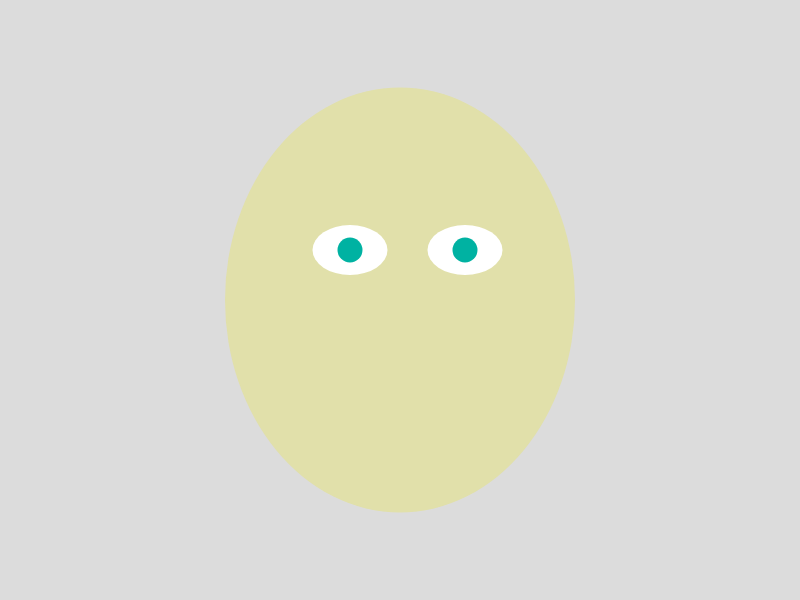
Frame 1 (no input)
Frame 60 (no input): identical to frame 1, image omitted
Frame 120 (the mouse pressed at the canvas centre since frame 60): identical to frame 1, image omitted

The p5.js sketch that drew this single still picture (run headless with seeded random() and noise() and a simulated clock; from frame 60 on, the mouse is pressed at the canvas centre):

// p5.js sketch
// ── sketch.js
function setup() {
    createCanvas(800, 600);
}

function draw() {
    background(220);
   //head 
   noStroke();
   fill(225, 224, 170);
   ellipse(400, 300,350,425);
   //eyes
   fill(255);
   ellipse(465,250,75,50);
    ellipse(350,250,75,50);

    //pupils
    fill(0,178,162);
    circle(465,250,25);
    circle(350,250,25);
    strokeWeight(5);
    point(465,250);
    point(350,250);
    

    //hair
    



    //whatnot
}
